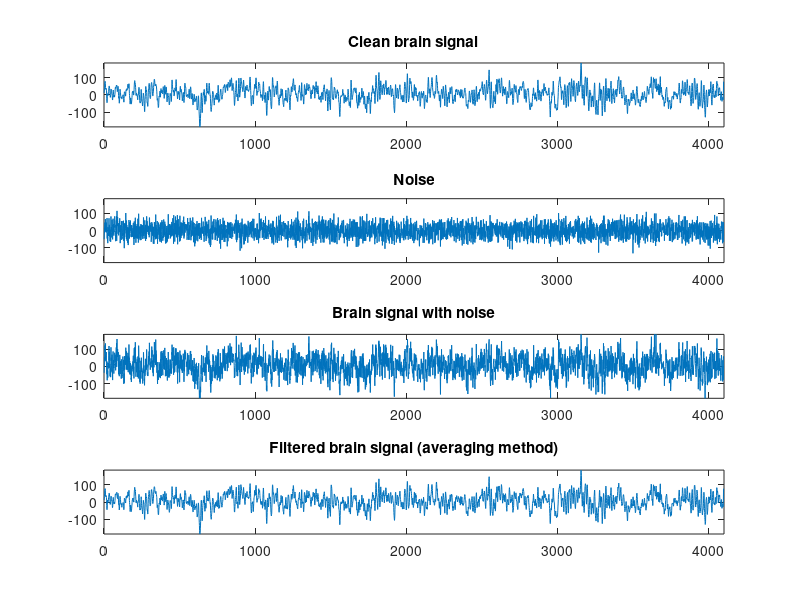

MATLAB code for this plot:
%|---------------------------------|
%| lab10                           |
%| exercise03                      |
%| parts a and b                   |
%| Lazaros Konstantinos-Panagiotis |
%| 01639                           |
%|---------------------------------|

clear all;
load EEG.mat;
fs = 200;
N = 200;
brain_signal = eeg;
xmax = 4100;
noise = randn(N, length(brain_signal)); % these are the noise signals we have (they follow normal distribution)
ymax = max(brain_signal);
nb = []; % fill this up with brain_signal-noise combos 
noise = noise*max(brain_signal)*0.2;

% creating N noise-brain signals
for(l=1:N)
    nb(l,:) = brain_signal+noise(l,:);
end 


% denoising with average
denoised_brain_signal = mean(nb);

% starting to plot what we have
% plotting clean brain_signal
figure;
subplot(411);
plot(brain_signal);
axis([0 xmax -ymax ymax]);
title('Clean brain signal');

% plotting noise 
subplot(412);
plot(noise(1,:));
axis([0 xmax -ymax ymax]);
title('Noise');

% plotting noisy brain_signal
subplot(413);
plot(nb(1,:));
axis([0 xmax -ymax ymax]);
title('Brain signal with noise');

% plotting filtered out brain_signal
subplot(414);
plot(denoised_brain_signal);
axis([0 xmax -ymax ymax]);
title('Filtered brain signal (averaging method)');
